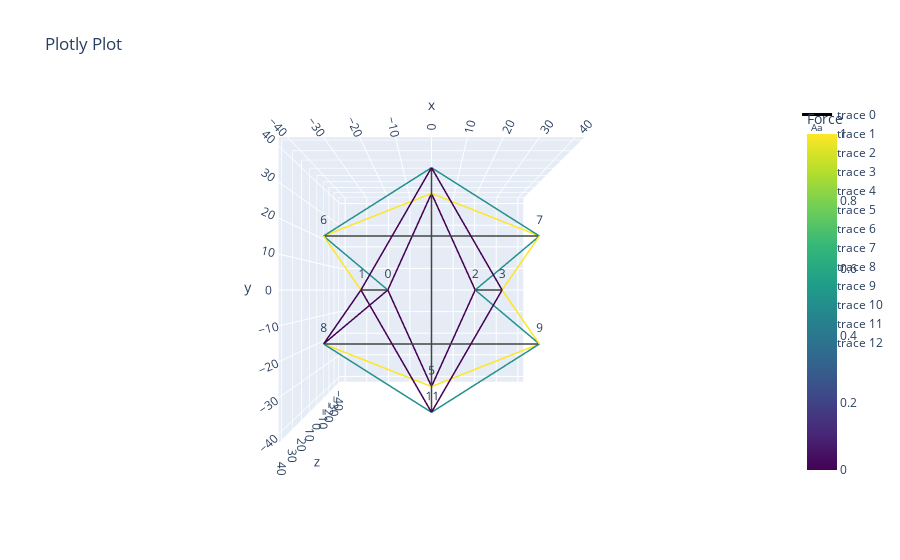

Notebook source saved alongside this figure:
### Code cell
import numpy as np

def generate_expandable_octahedron(scale=1.0, q_cable=1.0, q_strut=-1.0):
    """
    Generate vertices, edges, force densities, and fixed vertices for an expandable octahedron tensegrity structure.
    
    Parameters:
    scale   : float - Scaling factor for output coordinates
    q_cable : float - Force density for cables (positive)
    q_strut : float - Force density for struts (negative)
    
    Returns:
    vertices       : np.array - Array of vertex coordinates
    edges         : list    - List of edges connecting vertex indices
    force_densities : list - List of force densities for each edge
    fixed         : list    - List of fixed vertex indices
    """
    # Define vertex coordinates 
    vertices = np.array([
        [-0.5, 0, -1],  # 1 
        [-0.5, 0, 1],  # 2
        [0.5, 0, -1],   # 3  #old: 
        [0.5, 0, 1],   # 4 
        [0, 1, -0.5],  # 5
        [0, -1, -0.5],    # 6  #old: 
        [-1, 0.5, 0],  # 7
        [1, 0.5, 0],   # 8
        [-1, -0.5, 0],  # 9
        [1, -0.5, 0],   # 10
        [0, 1, 0.5],  # 11
        [0, -1, 0.5]    # 12
        ]) * scale
    
    # Define edges
    # edges_cables = [[1, 7], [1, 9], [5, 1], [1, 6], [3,5], [6, 3], [3, 8], [3, 10], [5, 7], [5, 8], [6,9], [6, 10], [2, 7], [7, 11], [9, 2], [9, 12], 
            #  [8, 11], [4, 8], [10, 12], [4, 10], [2, 11], [11, 4], [12, 2], [4,12]
    # ]
    edges_cables = [[7, 1], [1, 9], [1, 5], [1, 6], [3,5], [3,6], [3, 8], [3, 10], [5, 7], [5, 8], [6,9], [6, 10], [2, 7], [7, 11], [2, 9], [9, 12], 
             [8, 11], [4, 8], [10, 12], [4, 10], [2, 11], [4, 11], [2, 12], [4,12]
    ]
    edges_struts = [[1,2], [3,4], [5, 6], [7, 8], [9, 10], [11, 12]]
    edges = edges_cables + edges_struts
    
    edges = [[i-1, j-1] for i, j in edges]
    cable_slice = slice(0, len(edges_cables))
    strut_slice = slice(len(edges_cables), len(edges_cables) + len(edges_struts))
    # Assign force densities
    force_densities = [q_cable] * len(edges_cables) + [q_strut] * len(edges_struts)
    
    # Fix the bottom vertex to prevent free movement
    fixed = [0, 2, 5]#[1, 3, 6]
    # fixed = [0, 1, 4]#[1, 3, 6]
    
    return vertices, edges, force_densities, fixed, cable_slice, strut_slice
model_name = 'expandable_octahedron'
# Example usage
q_scalar = 0.012
vertices, edges, force_densities, fixed, cable_slice, strut_slice = generate_expandable_octahedron(scale=40, q_cable=1*q_scalar, q_strut=-1.5*q_scalar)

paths = [[3, 5, 4, 2, 1, 14, 20,21,23,22], [0, 13, 16,6, 7, 18,15], [10,11,19,17,9,8,12]]
directions = np.ones(len(edges))

# net = Network_custom.from_fd(vertices, edges, force_densities, fixed, paths = None, dir = None)
net = Network_custom.direct(vertices, edges, force_densities, fixed, paths = paths, dir = directions)
net.net_plot(color = True,vlabels = True, elables=False, path_colors=True)

np.max(net.f /0.078294515)

### Figure 1 — Plotly figure (JSON) as saved in the notebook; plotly's stock layout.template omitted (floating-point values rounded to 4 significant figures)
{"data": [{"line": {"color": [0.5, 0.5, 0, 0, 0, 0, 0, 0, 0, 0, 0, 0, 0, 0, 0, 0, 0, 0, 0.5, 0.5, 0, 0.5, 0.5, 0, 1, 1, 0, 1, 1, 0, 1, 1, 0, 1, 1, 0, 1, 1, 0, 0.5, 0.5, 0, 0, 0, 0, 0.5, 0.5, 0, 0.5, 0.5, 0, 1, 1, 0, 0.5, 0.5, 0, 1, 1, 0, 0, 0, 0, 0, 0, 0, 0, 0, 0, 0, 0, 0], "colorbar": {"title": {"text": "Force"}}, "colorscale": [[0, "#440154"], [0.1111, "#482878"], [0.2222, "#3e4989"], [0.3333, "#31688e"], [0.4444, "#26828e"], [0.5556, "#1f9e89"], [0.6667, "#35b779"], [0.7778, "#6ece58"], [0.8889, "#b5de2b"], [1, "#fde725"]], "showscale": true, "width": 3}, "mode": "lines", "type": "scatter3d", "x": [-40, -20, null, -20, -40, null, -20, 0, null, -20, 0, null, 20, 0, null, 20, 0, null, 20, 40, null, 20, 40, null, 0, -40, null, 0, 40, null, 0, -40, null, 0, 40, null, -20, -40, null, -40, 0, null, -20, -40, null, -40, 0, null, 40, 0, null, 20, 40, null, 40, 0, null, 20, 40, null, -20, 0, null, 20, 0, null, -20, 0, null, 20, 0, null, -20, -20, null, 20, 20, null, 0, 0, null, -40, 40, null, -40, 40, null, 0, 0, null], "y": [20, 0, null, 0, -20, null, 0, 40, null, 0, -40, null, 0, 40, null, 0, -40, null, 0, 20, null, 0, -20, null, 40, 20, null, 40, 20, null, -40, -20, null, -40, -20, null, 0, 20, null, 20, 40, null, 0, -20, null, -20, -40, null, 20, 40, null, 0, 20, null, -20, -40, null, 0, -20, null, 0, 40, null, 0, 40, null, 0, -40, null, 0, -40, null, 0, 0, null, 0, 0, null, 40, -40, null, 20, 20, null, -20, -20, null, 40, -40, null], "z": [0, -40, null, -40, 0, null, -40, -20, null, -40, -20, null, -40, -20, null, -40, -20, null, -40, 0, null, -40, 0, null, -20, 0, null, -20, 0, null, -20, 0, null, -20, 0, null, 40, 0, null, 0, 20, null, 40, 0, null, 0, 20, null, 0, 20, null, 40, 0, null, 0, 20, null, 40, 0, null, 40, 20, null, 40, 20, null, 40, 20, null, 40, 20, null, -40, 40, null, -40, 40, null, -20, -20, null, 0, 0, null, 0, 0, null, 20, 20, null]}, {"mode": "text", "text": ["0"], "type": "scatter3d", "x": [-20], "y": [0], "z": [-40]}, {"mode": "text", "text": ["1"], "type": "scatter3d", "x": [-20], "y": [0], "z": [40]}, {"mode": "text", "text": ["2"], "type": "scatter3d", "x": [20], "y": [0], "z": [-40]}, {"mode": "text", "text": ["3"], "type": "scatter3d", "x": [20], "y": [0], "z": [40]}, {"mode": "text", "text": ["4"], "type": "scatter3d", "x": [0], "y": [40], "z": [-20]}, {"mode": "text", "text": ["5"], "type": "scatter3d", "x": [0], "y": [-40], "z": [-20]}, {"mode": "text", "text": ["6"], "type": "scatter3d", "x": [-40], "y": [20], "z": [0]}, {"mode": "text", "text": ["7"], "type": "scatter3d", "x": [40], "y": [20], "z": [0]}, {"mode": "text", "text": ["8"], "type": "scatter3d", "x": [-40], "y": [-20], "z": [0]}, {"mode": "text", "text": ["9"], "type": "scatter3d", "x": [40], "y": [-20], "z": [0]}, {"mode": "text", "text": ["10"], "type": "scatter3d", "x": [0], "y": [40], "z": [20]}, {"mode": "text", "text": ["11"], "type": "scatter3d", "x": [0], "y": [-40], "z": [20]}], "layout": {"scene": {"aspectmode": "data", "camera": {"center": {"x": 0, "y": 0, "z": 0}, "eye": {"x": 0, "y": 0, "z": 2}, "up": {"x": 0, "y": 1, "z": 0}}}, "title": {"text": "Plotly Plot"}}}
